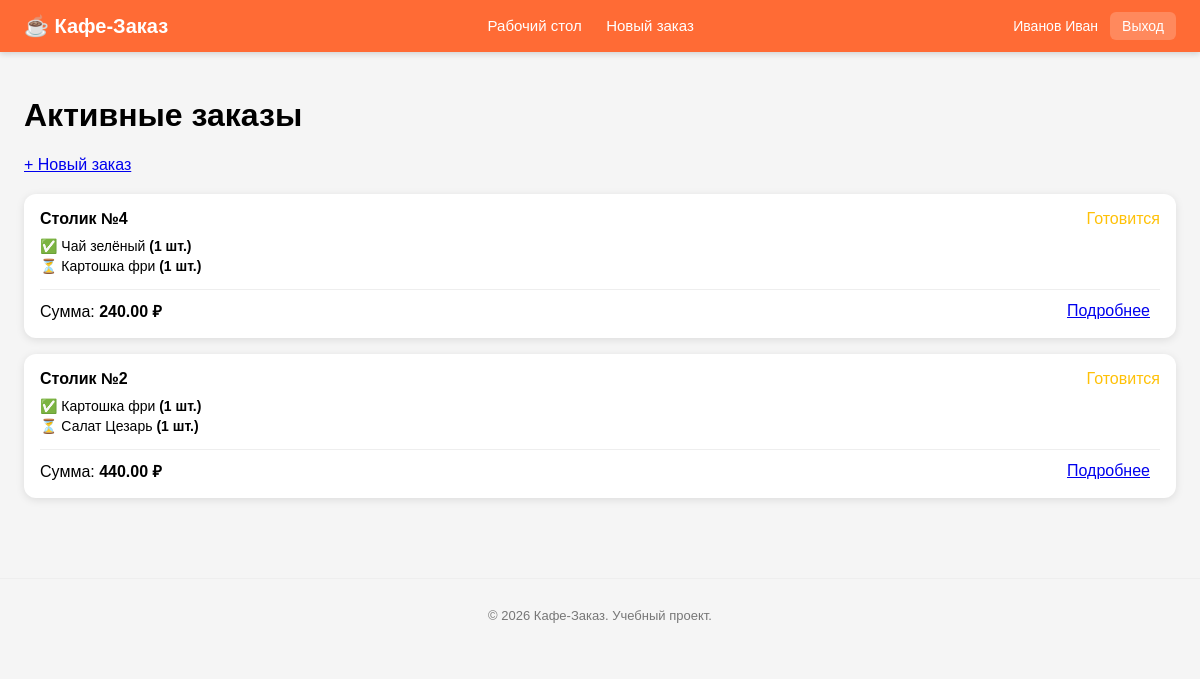
The page /waiter/dashboard.php (signed in) on the database its author committed.
### tables this page shows
CREATE TABLE `orders` (
  `id` int NOT NULL,
  `table_id` int NOT NULL,
  `user_id` int NOT NULL,
  `status` enum('draft','in_progress','ready','paid','closed') NOT NULL DEFAULT 'draft',
  `total` decimal(10,2) DEFAULT '0.00',
  `created_at` timestamp NULL DEFAULT CURRENT_TIMESTAMP,
  `closed_at` timestamp NULL DEFAULT NULL
);

CREATE TABLE `tables` (
  `id` int NOT NULL,
  `number` int NOT NULL,
  `capacity` int NOT NULL DEFAULT '2',
  `status` enum('free','occupied','reserved') NOT NULL DEFAULT 'free'
);

CREATE TABLE `order_items` (
  `id` int NOT NULL,
  `order_id` int NOT NULL,
  `dish_id` int NOT NULL,
  `quantity` int NOT NULL,
  `price_at_moment` decimal(10,2) NOT NULL,
  `is_ready` tinyint(1) DEFAULT '0'
);

CREATE TABLE `dishes` (
  `id` int NOT NULL,
  `name` varchar(100) NOT NULL,
  `price` decimal(10,2) NOT NULL,
  `cooking_time` int DEFAULT '10',
  `is_available` tinyint(1) DEFAULT '1'
);

### waiter/dashboard.php (the view, shortened to what this page needs)
<?php
require_once '../config/database.php';
$stmt = $pdo->prepare("
    SELECT o.*, t.number AS table_number
    FROM orders o
    JOIN tables t ON o.table_id = t.id
    WHERE o.status IN ('in_progress', 'ready')
    ORDER BY o.created_at DESC
");
$stmt->execute();
$orders = $stmt->fetchAll();
$orderItems = [];
if (!empty($orders)) {
    $orderIds = array_column($orders, 'id');
    $inQuery = implode(',', array_fill(0, count($orderIds), '?'));
    $stmtItems = $pdo->prepare("
        SELECT oi.order_id, oi.quantity, oi.is_ready, d.name
        FROM order_items oi
        JOIN dishes d ON oi.dish_id = d.id
        WHERE oi.order_id IN ($inQuery)
        ORDER BY oi.id
    ");
    $stmtItems->execute($orderIds);
    while ($row = $stmtItems->fetch()) {
        $orderItems[$row['order_id']][] = $row;
    }
}
?>
<!DOCTYPE html>
<html lang="ru">
<head>
    <link rel="stylesheet" href="/assets/css/style.css">
</head>
<body>
    <?php include '../includes/header.php'; ?>
    <h1>Активные заказы</h1>
    <a href="order-create.php" class="btn-primary" style="margin-bottom: 20px; display: inline-block;">+ Новый заказ</a>
    <?php if (empty($orders)): ?>
        <div class="message">Нет активных заказов</div>
    <?php else: ?>
        <?php foreach ($orders as $order): ?>
            <div class="order-card" data-order-id="<?= $order['id'] ?>">
                <div class="order-header" style="display: flex; justify-content: space-between; margin-bottom: 10px;">
                    <strong>Столик №<?= $order['table_number'] ?></strong>
                    <span class="status-<?= $order['status'] ?>">
                        <?= $order['status'] === 'ready' ? 'Готов к выдаче' : 'Готовится' ?>
                    </span>
                </div>
                <div style="margin-bottom: 15px; font-size: 14px;">
                    <?php if (isset($orderItems[$order['id']])): ?>
                        <?php foreach ($orderItems[$order['id']] as $item): ?>
                            <div style="margin-bottom: 4px;">
                                <?= $item['is_ready'] ? '✅' : '⏳' ?>
                                <?= htmlspecialchars($item['name']) ?>
                                <strong>(<?= $item['quantity'] ?> шт.)</strong>
                            </div>
                        <?php endforeach; ?>
                    <?php endif; ?>
                </div>
                <div style="border-top: 1px solid #eee; padding-top: 10px; display: flex; justify-content: space-between; align-items: center;">
                    <div>Сумма: <strong><?= number_format($order['total'], 2) ?> ₽</strong></div>
                    <div>
                        <a href="order-view.php?id=<?= $order['id'] ?>" class="btn-back" style="margin-right: 10px;">Подробнее</a>
                    </div>
                </div>
            </div>
        <?php endforeach; ?>
    <?php endif; ?>
    <?php include '../includes/footer.php'; ?>
</body>
</html>

### assets/css/style.css (style rules this page uses)
* { box-sizing: border-box; }
body { font-family: Arial, sans-serif; margin: 0; background: #f5f5f5; }
.order-card { background: #fff; padding: 16px; border-radius: 12px; margin-bottom: 16px; box-shadow: 0 2px 8px rgba(0,0,0,.1); }
.status-in_progress { color: #FFC107; }

### rows shown on the page
orders: table.number "4", status "Готовится", total "240.00"
order_items: dish.name "Чай зелёный", quantity "1"
order_items: dish.name "Картошка фри", quantity "1"
orders: table.number "2", status "Готовится", total "440.00"
order_items: dish.name "Картошка фри", quantity "1"
order_items: dish.name "Салат Цезарь", quantity "1"

### other values the page prints
$currentName "Иванов Иван"
